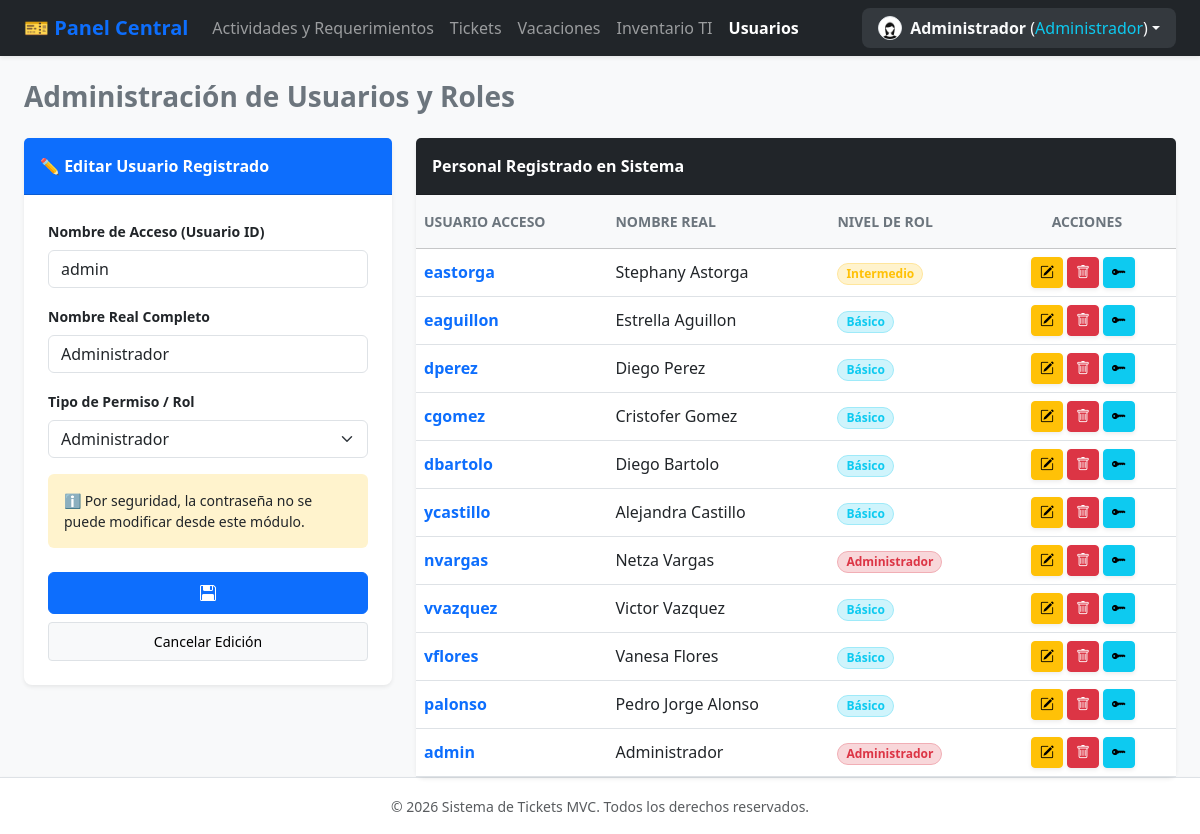
Screenshot of /index.php?accion=usuarios&editar_id=1 (signed in) with the database file from the repository.
### tables this page shows
CREATE TABLE `usuarios` (
  `id` int(11) NOT NULL,
  `usuario` varchar(50) NOT NULL,
  `nombre` varchar(100) NOT NULL,
  `tipo_usuario` enum('administrador','intermedio','basico') NOT NULL,
  `password` varchar(255) NOT NULL,
  `foto_perfil` varchar(255) DEFAULT 'assets/img/default-avatar.png'
);

### controllers/UsuarioController.php (called while the page is built, shortened)
<?php
require_once 'models/UsuarioModel.php';
class UsuarioController {
    private $modelo;
    public function __construct() {
        $this->modelo = new UsuarioModel();
    }
    public function index() {
        $usuarios = $this->modelo->obtenerTodos();
        $usuarioEditar = null;
        if (isset($_GET['editar_id'])) {
            $usuarioEditar = $this->modelo->obtenerPorId($_GET['editar_id']);
        }
        $usuariosAdmin = $this->modelo->obtenerTodosAdmin();
        require_once 'views/usuarios_view.php';
    }
}

### config/conexion.php (called while the page is built)
<?php
class Conexion {
    private static $instancia = null;
    public static function conectar() {
        if (self::$instancia === null) {
            try {
                self::$instancia = new PDO("mysql:host=localhost;dbname=sistema_soporte;charset=utf8", "root", "");
                self::$instancia->setAttribute(PDO::ATTR_ERRMODE, PDO::ERRMODE_EXCEPTION);
            } catch (PDOException $e) {
                die("Error de conexión: " . $e->getMessage());
            }
        }
        return self::$instancia;
    }
}

### models/UsuarioModel.php (called while the page is built, shortened)
<?php
require_once 'config/conexion.php';
class UsuarioModel {
    private $db;
    public function __construct() {
        $this->db = Conexion::conectar();
    }
     public function obtenerTodos() {
        $query = "SELECT id, usuario, nombre, tipo_usuario
                  FROM usuarios
                  WHERE tipo_usuario != 'administrador'
                  ORDER BY id DESC";
        $stmt = $this->db->prepare($query);
        $stmt->execute();
        return $stmt->fetchAll(PDO::FETCH_ASSOC);
    }
    public function obtenerTodosAdmin() {
        $query = "SELECT id, usuario, nombre, tipo_usuario FROM usuarios ORDER BY id DESC";
        $stmt = $this->db->prepare($query);
        $stmt->execute();
        return $stmt->fetchAll(PDO::FETCH_ASSOC);
    }
    public function obtenerPorId($id) {
        $query = "SELECT id, usuario, nombre, tipo_usuario FROM usuarios WHERE id = :id";
        $stmt = $this->db->prepare($query);
        $stmt->execute([':id' => $id]);
        return $stmt->fetch(PDO::FETCH_ASSOC);
    }
}

### views/usuarios_view.php (the view, shortened to what this page needs)
<?php require_once 'views/partials/header.php'; ?>
<?php require_once 'views/partials/navbar.php'; ?>
<div class="container-fluid px-4">
    <div class="d-flex justify-content-between align-items-center mb-4">
        <h2 class="text-secondary fw-bold m-0 fs-3">Administración de Usuarios y Roles</h2>
    </div>
    <div class="row g-4">
        <div class="col-xl-4 col-lg-5">
            <div class="card shadow-sm border-0 rounded-3">
                <div class="card-header bg-primary text-white fw-bold py-3">
                    <?php echo $usuarioEditar ? '✏️ Editar Usuario Registrado' : '➕ Registrar Nuevo Usuario'; ?>
                </div>
                <div class="card-body p-4">
                    <form action="index.php?accion=guardar_usuario" method="POST">
                        <div class="mb-3">
                            <label class="form-label small fw-bold text-dark">Nombre de Acceso (Usuario ID)</label>
                            <input type="text" name="usuario" class="form-control"
                                   value="<?php echo $usuarioEditar['usuario'] ?? ''; ?>" placeholder="Ej: jgarcia" required>
                        </div>
                        <div class="mb-3">
                            <label class="form-label small fw-bold text-dark">Nombre Real Completo</label>
                            <input type="text" name="nombre" class="form-control"
                                   value="<?php echo $usuarioEditar['nombre'] ?? ''; ?>" placeholder="Ej: Juan García" required>
                        </div>
                        <div class="mb-3">
                            <label class="form-label small fw-bold text-dark">Tipo de Permiso / Rol</label>
                            <select name="tipo_usuario" class="form-select" required>
                                <option value="administrador" <?php echo (isset($usuarioEditar) && $usuarioEditar['tipo_usuario'] == 'administrador') ? 'selected' : ''; ?>>Administrador</option>
                            </select>
                        </div>
                        <?php if (!$usuarioEditar): ?>
                            <div class="mb-4">
                                <label class="form-label small fw-bold text-dark">Contraseña de Ingreso</label>
                                <input type="password" name="password" class="form-control" placeholder="Mínimo 6 caracteres" required>
                            </div>
                        <?php else: ?>
                            <div class="alert alert-warning border-0 small text-dark mb-4 bg-warning-subtle">
                                ℹ️ Por seguridad, la contraseña no se puede modificar desde este módulo.
                            </div>
                        <?php endif; ?>
                        <div class="d-grid gap-2">
                            <button type="submit" class="btn btn-primary fw-bold py-2"><i class="bi bi-floppy2"></i></button>
                            <?php if ($usuarioEditar): ?>
                                <a href="index.php?accion=usuarios" class="btn btn-light btn-sm border py-2">Cancelar Edición</a>
                            <?php endif; ?>
                        </div>
                    </form>
                </div>
            </div>
        </div>
        <div class="col-xl-8 col-lg-7">
            <div class="card shadow-sm border-0 rounded-3">
                <div class="card-header bg-dark text-white fw-bold py-3">Personal Registrado en Sistema</div>
                <div class="card-body p-0">
                    <div class="table-responsive">
                        <table class="table table-hover align-middle mb-0">
                            <thead class="table-light">
                                <tr>
                                    <th class="py-3 text-secondary small text-uppercase">Usuario Acceso</th>
                                    <th class="py-3 text-secondary small text-uppercase">Nombre Real</th>
                                    <th class="py-3 text-secondary small text-uppercase">Nivel de Rol</th>
                                    <th class="text-center py-3 text-secondary small text-uppercase">Acciones</th>
                                </tr>
                            </thead>
                            <tbody>
                                <?php if (empty($usuariosAdmin)): ?>
                                    <tr>
                                        <td colspan="5" class="text-center py-4 text-muted">No hay usuarios registrados.</td>
                                    </tr>
                                <?php else: ?>
                                    <?php foreach ($usuariosAdmin as $u): ?>
                                        <tr>
                                            <td class="fw-semibold text-primary"><?php echo htmlspecialchars($u['usuario']); ?></td>
                                            <td class="text-dark"><?php echo htmlspecialchars($u['nombre']); ?></td>
                                            <td>
                                                <?php if($u['tipo_usuario'] == 'administrador'): ?>
                                                    <span class="badge text-danger bg-danger-subtle px-2 py-1 border border-danger-subtle rounded-pill">Administrador</span>
                                                <?php elseif($u['tipo_usuario'] == 'intermedio'): ?>
                                                    <span class="badge text-warning bg-warning-subtle px-2 py-1 border border-warning-subtle rounded-pill">Intermedio</span>
                                                <?php else: ?>
                                                    <span class="badge text-info bg-info-subtle px-2 py-1 border border-info-subtle rounded-pill">Básico</span>
                                                <?php endif; ?>
                                            </td>
                                            <td class="text-center pe-3">
                                                <div class="d-flex justify-content-center gap-1">
                                                    <a href="index.php?accion=usuarios&editar_id=<?php echo $u['id']; ?>" class="btn btn-sm btn-warning shadow-sm"><i class="bi bi-pencil-square"></i></a>
                                                    <a href="index.php?accion=eliminar_usuario&id=<?php echo $u['id']; ?>" class="btn btn-sm btn-danger shadow-sm" onclick="return confirm('¿Seguro que deseas eliminar este usuario?')"><i class="bi bi-trash"></i></a></a>
                                                    <button type="button" class="btn btn-sm btn-info shadow-sm"
                                                        data-bs-toggle="modal"
                                                        data-bs-target="#modalCambiarPassword"
                                                        data-id="<?php echo $u['id']; ?>"
                                                        data-nombre="<?php echo htmlspecialchars($u['nombre']); ?>"
                                                        title="Cambiar Contraseña"><i class="bi bi-key-fill"></i></button>
                                                </div>
                                            </td>
                                        </tr>
                                    <?php endforeach; ?>
                                <?php endif; ?>
                            </tbody>
                        </table>
                    </div>
                </div>
            </div>
        </div>
    </div>
</div>
<?php require_once 'views/partials/footer.php'; ?>

### rows the page displays
usuarios: usuario "admin", nombre "Administrador", tipo_usuario "Administrador"
usuarios: usuario "eastorga", nombre "Stephany Astorga", tipo_usuario "Intermedio"
usuarios: usuario "eaguillon", nombre "Estrella Aguillon", tipo_usuario "Básico"
usuarios: usuario "dperez", nombre "Diego Perez", tipo_usuario "Básico"
usuarios: usuario "cgomez", nombre "Cristofer Gomez", tipo_usuario "Básico"
usuarios: usuario "dbartolo", nombre "Diego Bartolo", tipo_usuario "Básico"
usuarios: usuario "ycastillo", nombre "Alejandra Castillo", tipo_usuario "Básico"
usuarios: usuario "nvargas", nombre "Netza Vargas", tipo_usuario "Administrador"
usuarios: usuario "vvazquez", nombre "Victor Vazquez", tipo_usuario "Básico"
usuarios: usuario "vflores", nombre "Vanesa Flores", tipo_usuario "Básico"
usuarios: usuario "palonso", nombre "Pedro Jorge Alonso", tipo_usuario "Básico"

### other values shown
$_SESSION['usuario_nombre'] "Administrador"
$rol_usuario "Administrador"
